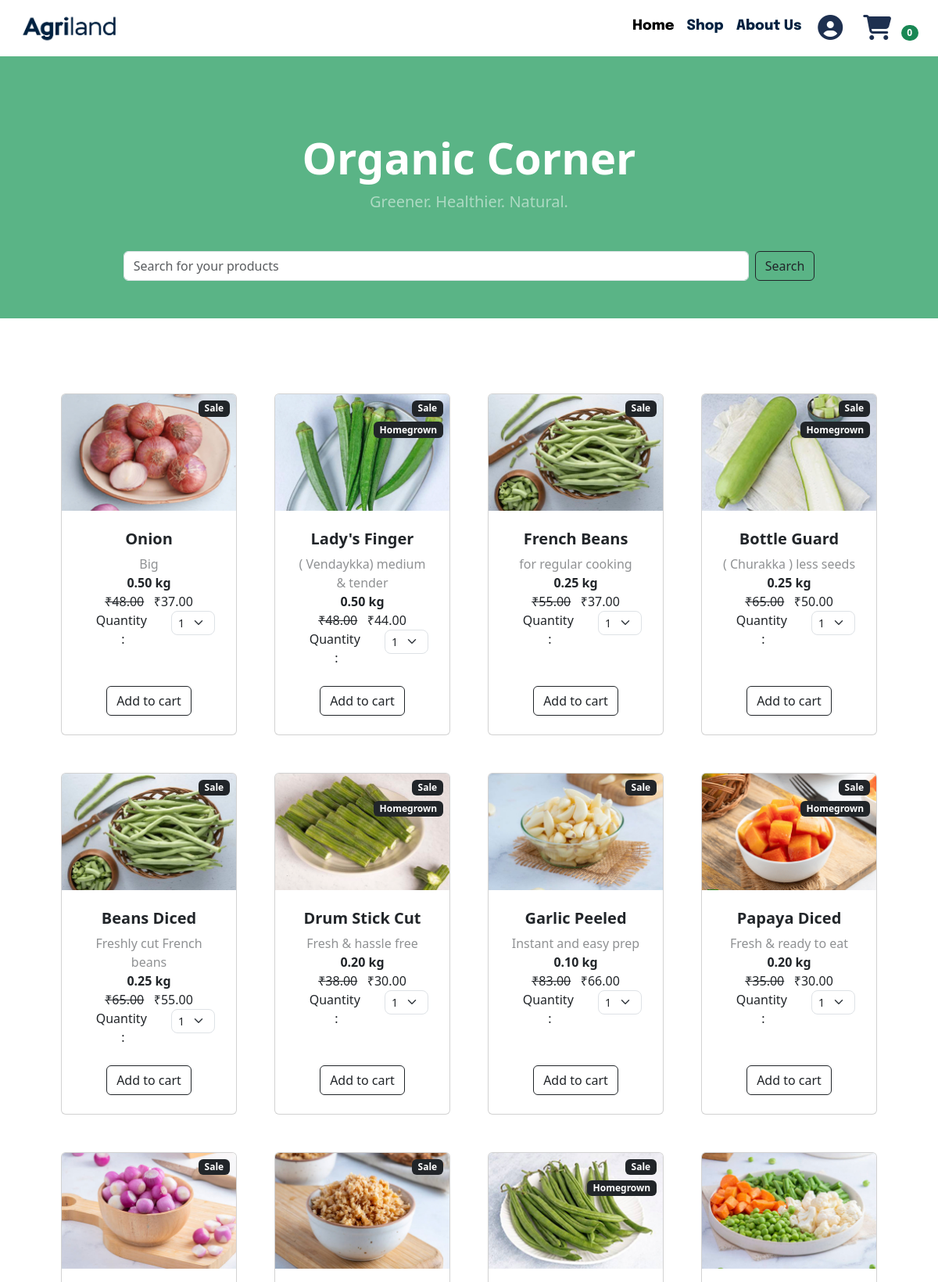
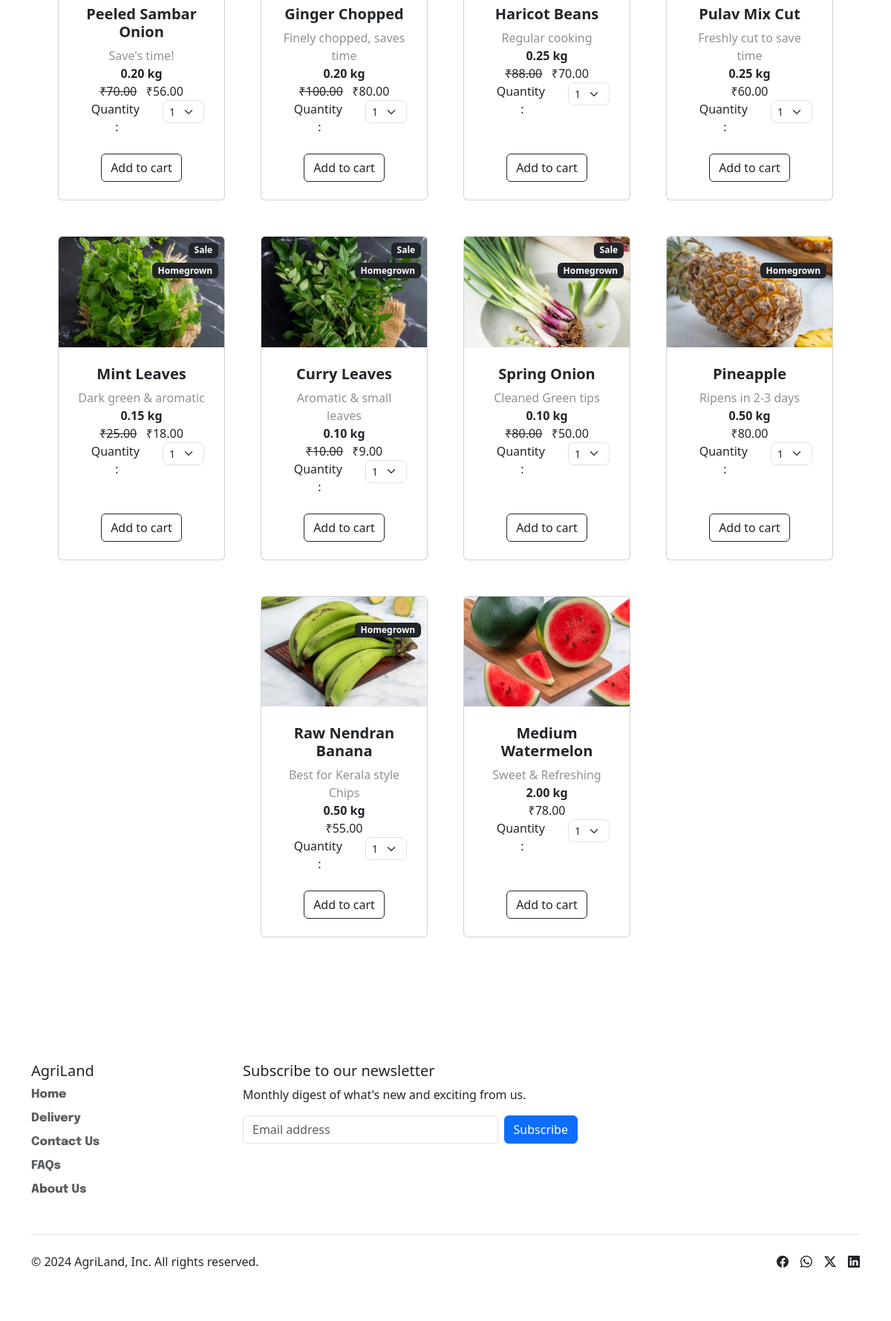
/mrkt, run on the app's committed database (2 pictures, top to bottom).
### AgrilandApp/models.py (models this page shows, shortened)
class Product(models.Model):
    name = models.CharField(max_length=50)
    price = models.DecimalField(default=0, decimal_places=2, max_digits=6)
    category = models.ForeignKey(Category, on_delete=models.CASCADE, default=1)
    description = models.CharField(max_length=250, default='', blank=True, null=True)
    quantity = models.DecimalField(default=0, decimal_places=2, max_digits=6)
    image = models.ImageField(upload_to='upload/products/')
    is_sale = models.BooleanField(default=False)
    sale_price = models.DecimalField(default=0, decimal_places=2, max_digits=6)
    is_homegrown = models.BooleanField(default=False)
    old_cart = models.CharField(max_length=300, blank=True, null=True)

### AgrilandApp/views.py (the view)
# urls.py: path('mrkt', views.market, name='m1'),
def market(request):
    products = Product.objects.all()
    return render(request, 'Shoppingpg.html', {'products': products})

### cart/cart.py (called while the page is built)
    def __len__(self):
        return len(self.cart)

### cart/context.py (called while the page is built)
def cart(request):
    return {'cart': Cart(request)}

### AgrilandApp/templates/Shoppingpg.html (shortened to what this page needs)
<!DOCTYPE html>
<html lang="en">
{% extends 'Homepg.html' %}
{% load static %}
{% block content %}
<header class="bg-main py-5" style="background-color: #5AB486;">
            <div class="container px-4 px-lg-5 my-5">
                <div class="text-center text-white">
                    <h1 class="display-4 fw-bolder">Organic Corner</h1>
                    <p class="lead fw-normal text-white-50 mb-0">Greener. Healthier. Natural.</p>
                </div>
            </div>
     <form class="d-flex justify-content-center" method="POST">
      <input class="form-control me-2" type="text" placeholder="Search for your products" aria-label="Search" style="width: 100vh;" name="searched">
      <button class="btn btn-outline-dark search" type="submit">Search</button>
    </form>
        </header>
<section class="py-5">
            <div class="container px-4 px-lg-5 mt-5">
                <div class="row gx-4 gx-lg-5 row-cols-2 row-cols-md-3 row-cols-xl-4 justify-content-center">
                    {% for product in products %}
                        <div class="col mb-5">
                        <div class="card h-100">
                            <img class="card-img-top" src="{{product.image.url}}" alt="..." />
                            <div class="card-body p-4">
                                <div class="text-center">
                                    <h5 class="fw-bolder">{{ product.name }}</h5>
                                    <h8 class="fw" style="opacity: 0.5;">{{ product.description }}</h8>
                                    <p class="text-dark-80 fw-semibold mb-0">{{ product.quantity }} kg</p>
                            {% if product.is_homegrown %}
                               <div class="badge bg-dark text-white position-absolute" style="top: 2.2rem; right: 0.5rem">Homegrown</div>
                            {% endif %}
                                {% if product.is_sale %}
                            <div class="badge bg-dark text-white position-absolute" style="top: 0.5rem; right: 0.5rem">Sale</div>
                                    <strike class="fw-medium">₹{{ product.price }}</strike> &nbsp; ₹{{ product.sale_price }}
                                {% else %}
                                            ₹{{ product.price }}
                                {% endif %}
                                    <div class="row justify-content-center">
                                        <div class="col-md-6">Quantity&nbsp; :</div>
                                           <div class="col-md-4">
                                    <select class="form-select form-select-sm quantity-select" style="border-radius: 0.5rem; width: 3.5rem;" aria-label=".form-select-sm example">
                                         <option value="1">1</option>
                                    </select>
                                            </div>
                                    </div>
                                </div>
                            </div>
                        <div class="card-footer p-4 pt-0 border-top-0 bg-transparent">
                        <div class="text-center">
                       <button type="button" value="{{ product.id }}" class="btn btn-outline-dark mt-auto add-to-cart">Add to cart</button>
                                </div></div>
                        </div>
                    </div>
                    {% endfor %}
                </div></div>
</section>
<br/>
{% endblock %}

### AgrilandApp/templates/Homepg.html (shortened to what this page needs)
<!DOCTYPE html>
<html lang="en">
{% load static %}
<head>
    <link rel="stylesheet" href="https://cdn.jsdelivr.net/npm/bootstrap-icons@1.11.3/font/bootstrap-icons.min.css">
    <link rel="stylesheet" href="https://cdnjs.cloudflare.com/ajax/libs/font-awesome/4.7.0/css/font-awesome.min.css">
    <link href="https://cdn.jsdelivr.net/npm/bootstrap@5.3.3/dist/css/bootstrap.min.css" rel="stylesheet">
    <link rel="stylesheet" type="text/css" href="{% static 'styles/styling.css' %}">
</head>
<body class="body-main">
<nav class="navbar navbar-expand-lg navbar-light">
  <div class="container-fluid">
      <a class="navbar-brand p-2" href="{% url 'h1' %}"><img src="{% static 'Images/logo2.png' %}" height="40px" width="auto"></a>
    <div class="collapse navbar-collapse" id="navbarSupportedContent">
      <ul class="navbar-nav ms-auto" style="margin-left: ($spacer * .25) !important;">
        <li class="nav-item">
          <a class="nav-link active" aria-current="page" href="{% url 'h1' %}" style="font-size: 18px;">Home</a>
        </li>
        <li class="nav-item">
          <a class="nav-link" href="{% url 'm1' %}" style="font-size: 18px;">Shop</a>
        </li>
        <li class="" style="font-size: 18px;">
          <a class="nav-link" href="{% url 'abt1' %}">About Us</a>
        </li>
            {% if user.is_authenticated %}
          <li class="nav-item dropdown">
          <a class="nav-link dropdown-toggle" href="#" id="navbarDropdown" role="button" data-bs-toggle="dropdown" aria-expanded="false" style="font-size: 18px;">
           <img src="{% static 'Images/edit-user.png' %}" height="40px" width="auto" style="color: #1e3050;">
          </a>
          <ul class="dropdown-menu" aria-labelledby="navbarDropdown">
            <li><a class="dropdown-item" href="{% url 'update_user' %}">User Profile</a></li>
            <li><a class="dropdown-item" href="{% url 'update_info' %}">User Details</a></li>
          </ul>
        </li>
                <button class="btn" type="submit">
                <a href="{% url 'logout' %}"><i class="fa-solid fa-right-to-bracket fa-2x" style="color: #1e3050;"></i></a>
                </button>
            {% else %}
                <button class="btn" type="submit">
                     <a href="{% url 'lg1' %}"><i class="fa-solid fa-circle-user fa-2x" style="color: #1e3050;"></i></a>
                </button>
            {% endif %}
          <form class="d-flex">
              <a href="{% url 'cart_summary' %}" class="btn"><i class="fa-solid fa-cart-shopping me-1 fa-2x" style="color: #1e3050;"></i>
                  <span class="badge bg-success text-white ms-1 rounded-pill" id="cart_quantity"> {{cart|length}}</span>
              </a>
          </form>
      </ul>
    </div>
  </div>
</nav>
{% block content %}{% endblock %}
<div class="container" style>
  <footer class="py-5">
    <div class="row">
      <div class="col-6 col-md-2 mb-3">
        <h5>AgriLand</h5>
        <ul class="nav flex-column">
          <li class="nav-item mb-2"><a href="{% url 'h1' %}" class="nav-link p-0 text-muted">Home</a></li>
          <li class="nav-item mb-2"><a href="{% url 'lg1' %}" class="nav-link p-0 text-muted">Delivery</a></li>
          <li class="nav-item mb-2"><a href="{% url 'abt1' %}" class="nav-link p-0 text-muted">Contact Us</a></li>
          <li class="nav-item mb-2"><a href="#" class="nav-link p-0 text-muted">FAQs</a></li>
          <li class="nav-item mb-2"><a href="{% url 'abt1' %}" class="nav-link p-0 text-muted">About Us</a></li>
        </ul>
      </div>
      <div class="col-md-5 offset-md-1 mb-10">
        <form>
          <h5>Subscribe to our newsletter</h5>
          <p>Monthly digest of what's new and exciting from us.</p>
          <div class="d-flex flex-column flex-sm-row w-100 gap-2">
            <input id="newsletter1" type="text" class="form-control" placeholder="Email address">
            <button class="btn btn-primary" type="button">Subscribe</button>
          </div>
        </form>
      </div>
    </div>
    <div class="d-flex flex-column flex-sm-row justify-content-between py-4 my-4 border-top">
      <p>© 2024 AgriLand, Inc. All rights reserved.</p>
      <ul class="list-unstyled d-flex">
        <li class="ms-3"><a class="link-dark" href="#"><i class="bi bi-facebook" width="24" height="24"></i></a></li>
        <li class="ms-3"><a class="link-dark" href="#"><i class="bi bi-whatsapp" width="24" height="24"></i></a></li>
        <li class="ms-3"><a class="link-dark" href="#"><i class="bi bi-twitter-x"  width="24" height="24"></i></a></li>
          <li class="ms-3"><a class="link-dark" href="#"><i class="bi bi-linkedin" width="24" height="24"></i></a></li>
      </ul>
    </div>
  </footer>
</div>
</body>
</html>

### static/styles/styling.css (style rules this page uses)
.nav-link, .dropdown-item { font-family: 'Epilogue'; color: #002140; font-weight: 800; }

### data on the page
Product: image (picture), name "Onion", description "Big", quantity "0.50", price "48.00", sale_price "37.00", {{ product.id }} 2 (drawn)
Product: image (picture), name "Lady's Finger", description "( Vendaykka) medium & tender", quantity "0.50", is_homegrown "Homegrown", price "48.00", sale_price "44.00", {{ product.id }} 3 (drawn)
Product: image (picture), name "French Beans", description "for regular cooking", quantity "0.25", price "55.00", sale_price "37.00", {{ product.id }} 4 (drawn)
Product: image (picture), name "Bottle Guard", description "( Churakka ) less seeds", quantity "0.25", is_homegrown "Homegrown", price "65.00", sale_price "50.00", {{ product.id }} 5 (drawn)
Product: image (picture), name "Beans Diced", description "Freshly cut French beans", quantity "0.25", price "65.00", sale_price "55.00", {{ product.id }} 7 (drawn)
Product: image (picture), name "Drum Stick Cut", description "Fresh & hassle free", quantity "0.20", is_homegrown "Homegrown", price "38.00", sale_price "30.00", {{ product.id }} 8 (drawn)
Product: image (picture), name "Garlic Peeled", description "Instant and easy prep", quantity "0.10", price "83.00", sale_price "66.00", {{ product.id }} 9 (drawn)
Product: image (picture), name "Papaya Diced", description "Fresh & ready to eat", quantity "0.20", is_homegrown "Homegrown", price "35.00", sale_price "30.00", {{ product.id }} 10 (drawn)
Product: image (picture), name "Peeled Sambar Onion", description "Save's time!", quantity "0.20", price "70.00", sale_price "56.00", {{ product.id }} 11 (drawn)
Product: image (picture), name "Ginger Chopped", description "Finely chopped, saves time", quantity "0.20", price "100.00", sale_price "80.00", {{ product.id }} 12 (drawn)
Product: image (picture), name "Haricot Beans", description "Regular cooking", quantity "0.25", is_homegrown "Homegrown", price "88.00", sale_price "70.00", {{ product.id }} 13 (drawn)
Product: image (picture), name "Pulav Mix Cut", description "Freshly cut to save time", quantity "0.25", price "60.00", {{ product.id }} 14 (drawn)
Product: image (picture), name "Mint Leaves", description "Dark green & aromatic", quantity "0.15", is_homegrown "Homegrown", price "25.00", sale_price "18.00", {{ product.id }} 15 (drawn)
Product: image (picture), name "Curry Leaves", description "Aromatic & small leaves", quantity "0.10", is_homegrown "Homegrown", price "10.00", sale_price "9.00", {{ product.id }} 16 (drawn)
Product: image (picture), name "Spring Onion", description "Cleaned Green tips", quantity "0.10", is_homegrown "Homegrown", price "80.00", sale_price "50.00", {{ product.id }} 17 (drawn)
Product: image (picture), name "Pineapple", description "Ripens in 2-3 days", quantity "0.50", is_homegrown "Homegrown", price "80.00", {{ product.id }} 18 (drawn)
Product: image (picture), name "Raw Nendran Banana", description "Best for Kerala style Chips", quantity "0.50", is_homegrown "Homegrown", price "55.00", {{ product.id }} 19 (drawn)
Product: image (picture), name "Medium Watermelon", description "Sweet & Refreshing", quantity "2.00", price "78.00", {{ product.id }} 20 (drawn)

### other printed values
{{ cart|length }} "0"
